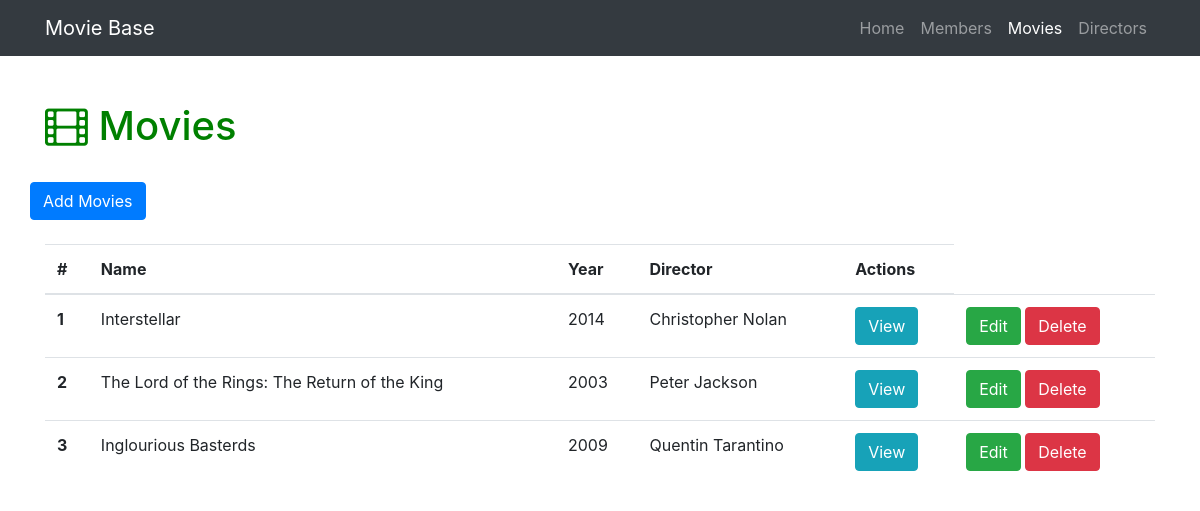
Before: /movies with the older database file.
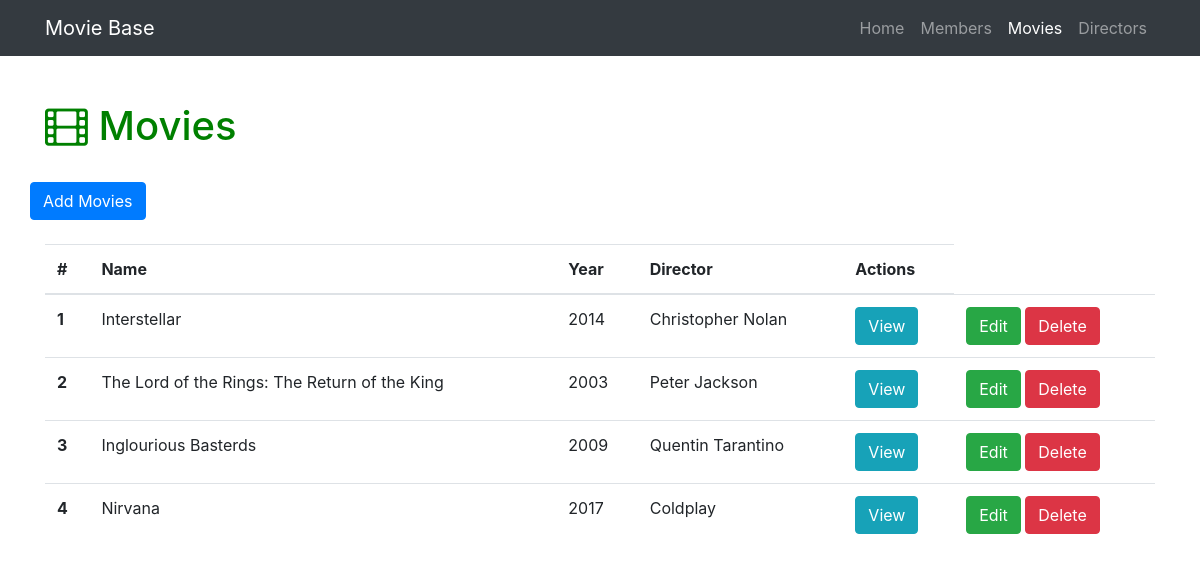
After: the same page with the newer database file.
### moviebase.py (models this page shows)
class Movie(db.Model):
    __tablename__ = 'movie'
    id = db.Column(db.Integer, primary_key=True)
    name = db.Column(db.String(256))
    year = db.Column(db.Integer)
    about = db.Column(db.Text)
    director_id = db.Column(db.Integer, db.ForeignKey('director.id'))

class Director(db.Model):
    __tablename__ = 'director'
    id = db.Column(db.Integer, primary_key=True)
    name = db.Column(db.String(64))
    about = db.Column(db.Text)
    movie = db.relationship('Movie', backref='director', cascade="delete")

### moviebase.py (the view)
@app.route('/movies')
def show_all_movies():
    movie = Movie.query.all()
    return render_template('movies-all.html', movie=movie)

### templates/movies-all.html (shortened to what this page needs)
{% extends "home-base.html" %}
{% block head %}
{{super()}}
{% endblock %}
{% block active_tab %}
<li class="nav-item">
  <a class="nav-link" href="/">Home</a>
</li>
<li class="nav-item">
  <a class="nav-link" href="/about">Members</a>
</li>
<li class="nav-item active">
  <a class="nav-link" href="/movies">Movies</a>
</li>
<li class="nav-item">
  <a class="nav-link" href="/directors">Directors</a>
</li>
{% endblock %}
{% block page_content %}
<div class="container">
  <div class="row">
    <div class="col-lg-12">
      <h1 class="mt-5"><i class="fa fa-film" aria-hidden="true"></i> Movies</h1><br>
        <div class="row bottom-margin">
          <a href="/movies/add" class="btn btn-primary" role="button" aria-disabled="true">Add Movies</a>
        </div><br>
        {% if movie %}
        <table class="table">
          <thead>
            <tr>
              <th>#</th>
              <th>Name</th>
              <th>Year</th>
              <th>Director</th>
              <th>Actions</th>
            </tr>
          </thead>
          <tbody>
            {% for movie in movie %}
            <tr>
              <th scope="row">{{movie.id}}</th>
              <td>{{movie.name}}</td>
              <td>{{movie.year}}</td>
              <td>{{movie.director.name}}</td>
              <td>
                <button type="button" class="btn btn-info" data-toggle="modal" data-target="#{{movie.id}}">
                      View
                    </button>
              </td>
              <td>
                <a href="/movie/edit/{{movie.id}}" class="btn btn-success" role="button" aria-disabled="true">Edit</a>
                <a href="/movie/delete/{{movie.id}}" class="btn btn-danger" role="button" aria-disabled="true">Delete</a>
              </td>
            </tr>
            {% endfor%}
          </tbody>
        </table>
        {% endif %}
    </div>
  </div>
</div>
{% endblock %}

### templates/home-base.html (shortened to what this page needs)
<!DOCTYPE html>
<html>
  <head>
    {% block head %}
      <link rel="stylesheet" href="https://maxcdn.bootstrapcdn.com/bootstrap/4.0.0-beta.2/css/bootstrap.min.css">
      <link rel="stylesheet" href="https://maxcdn.bootstrapcdn.com/font-awesome/4.7.0/css/font-awesome.min.css">
    {% endblock %}
  </head>
  <body>
      <nav class="navbar navbar-expand-lg navbar-dark bg-dark fixed-top">
        <div class="container">
          <a class="navbar-brand" href="#">Movie Base</a>
          <div class="collapse navbar-collapse" id="navbarResponsive">
            <ul class="navbar-nav ml-auto">
              {% block active_tab %}
              {% endblock %}
            </ul>
          </div>
        </div>
      </nav>
    {% block page_content %}
    {% endblock %}
  </body>
</html>

### templates/movies-all.html (style rules this page uses)
h1 { color:green; }

### templates/home-base.html (style rules this page uses)
body { padding-top: 54px; }

Changed rows visible on the page:
added Movie: id "4", name "Nirvana", year "2017", director.name "Coldplay"
